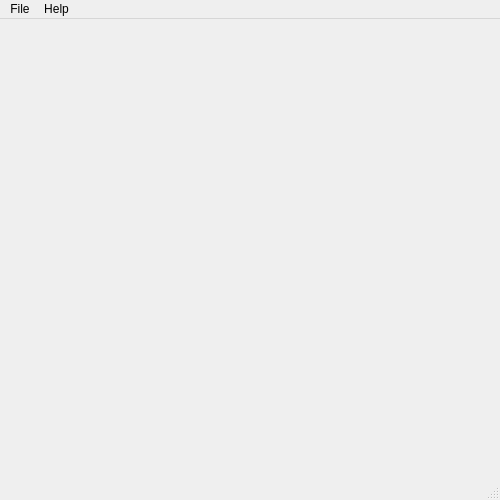
<?xml version="1.0" encoding="UTF-8"?>
<ui version="4.0">
 <class>CornersFrameClass</class>
 <widget class="QMainWindow" name="CornersFrameClass">
  <property name="geometry">
   <rect>
    <x>0</x>
    <y>0</y>
    <width>500</width>
    <height>500</height>
   </rect>
  </property>
  <property name="sizePolicy">
   <sizepolicy hsizetype="Preferred" vsizetype="Preferred">
    <horstretch>50</horstretch>
    <verstretch>50</verstretch>
   </sizepolicy>
  </property>
  <property name="minimumSize">
   <size>
    <width>100</width>
    <height>100</height>
   </size>
  </property>
  <property name="windowTitle">
   <string>Welcome to Corners!</string>
  </property>
  <widget class="QWidget" name="centralwidget"/>
  <widget class="QMenuBar" name="menubar">
   <property name="geometry">
    <rect>
     <x>0</x>
     <y>0</y>
     <width>500</width>
     <height>23</height>
    </rect>
   </property>
   <widget class="QMenu" name="menuFile">
    <property name="title">
     <string>File</string>
    </property>
    <addaction name="actionNew_game"/>
    <addaction name="actionConfig"/>
    <addaction name="separator"/>
    <addaction name="actionExit"/>
   </widget>
   <widget class="QMenu" name="menuHelp">
    <property name="title">
     <string>Help</string>
    </property>
    <addaction name="actionAbout"/>
   </widget>
   <addaction name="menuFile"/>
   <addaction name="menuHelp"/>
  </widget>
  <widget class="QStatusBar" name="statusbar"/>
  <action name="actionConfig">
   <property name="text">
    <string>Config</string>
   </property>
   <property name="toolTip">
    <string>open configuration dialog</string>
   </property>
   <property name="autoRepeat">
    <bool>false</bool>
   </property>
   <property name="menuRole">
    <enum>QAction::NoRole</enum>
   </property>
  </action>
  <action name="actionExit">
   <property name="text">
    <string>Exit</string>
   </property>
   <property name="shortcut">
    <string>Ctrl+Q</string>
   </property>
   <property name="menuRole">
    <enum>QAction::QuitRole</enum>
   </property>
  </action>
  <action name="actionAbout">
   <property name="text">
    <string>About</string>
   </property>
   <property name="menuRole">
    <enum>QAction::AboutRole</enum>
   </property>
  </action>
  <action name="actionNew_game">
   <property name="text">
    <string>New game</string>
   </property>
   <property name="shortcut">
    <string>Ctrl+N</string>
   </property>
  </action>
 </widget>
 <resources/>
 <connections/>
</ui>
